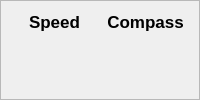
         <widget class="QFrame" name="frame_3">
          <property name="sizePolicy">
           <sizepolicy hsizetype="Preferred" vsizetype="Expanding">
            <horstretch>0</horstretch>
            <verstretch>0</verstretch>
           </sizepolicy>
          </property>
          <property name="minimumSize">
           <size>
            <width>0</width>
            <height>0</height>
           </size>
          </property>
          <property name="frameShape">
           <enum>QFrame::StyledPanel</enum>
          </property>
          <property name="frameShadow">
           <enum>QFrame::Raised</enum>
          </property>
          <layout class="QGridLayout" name="gridLayout_14">
           <item row="0" column="0">
            <widget class="QLabel" name="label_4">
             <property name="sizePolicy">
              <sizepolicy hsizetype="Preferred" vsizetype="Fixed">
               <horstretch>0</horstretch>
               <verstretch>0</verstretch>
              </sizepolicy>
             </property>
             <property name="font">
              <font>
               <pointsize>13</pointsize>
               <weight>75</weight>
               <bold>true</bold>
              </font>
             </property>
             <property name="text">
              <string>Speed</string>
             </property>
             <property name="alignment">
              <set>Qt::AlignCenter</set>
             </property>
            </widget>
           </item>
           <item row="0" column="2">
            <widget class="QLabel" name="label_6">
             <property name="sizePolicy">
              <sizepolicy hsizetype="Preferred" vsizetype="Fixed">
               <horstretch>0</horstretch>
               <verstretch>0</verstretch>
              </sizepolicy>
             </property>
             <property name="font">
              <font>
               <pointsize>13</pointsize>
               <weight>75</weight>
               <bold>true</bold>
              </font>
             </property>
             <property name="text">
              <string>Compass</string>
             </property>
             <property name="alignment">
              <set>Qt::AlignCenter</set>
             </property>
            </widget>
           </item>
           <item row="1" column="0" rowspan="2">
            <widget class="QFrame" name="frame_15">
             <property name="frameShape">
              <enum>QFrame::NoFrame</enum>
             </property>
             <property name="frameShadow">
              <enum>QFrame::Raised</enum>
             </property>
             <layout class="QGridLayout" name="gridLayout_26">
              <property name="leftMargin">
               <number>18</number>
              </property>
              <property name="topMargin">
               <number>24</number>
              </property>
              <property name="rightMargin">
               <number>18</number>
              </property>
              <property name="bottomMargin">
               <number>24</number>
              </property>
              <item row="0" column="0">
               <widget class="AnalogGaugeWidget" name="gps_speed_gauge" native="true">
                <property name="sizePolicy">
                 <sizepolicy hsizetype="Preferred" vsizetype="Expanding">
                  <horstretch>0</horstretch>
                  <verstretch>0</verstretch>
                 </sizepolicy>
                </property>
               </widget>
              </item>
             </layout>
            </widget>
           </item>
           <item row="1" column="2" rowspan="2">
            <widget class="QFrame" name="frame_16">
             <property name="frameShape">
              <enum>QFrame::NoFrame</enum>
             </property>
             <property name="frameShadow">
              <enum>QFrame::Raised</enum>
             </property>
             <layout class="QGridLayout" name="gridLayout_27">
              <property name="leftMargin">
               <number>18</number>
              </property>
              <property name="topMargin">
               <number>24</number>
              </property>
              <property name="rightMargin">
               <number>18</number>
              </property>
              <property name="bottomMargin">
               <number>24</number>
              </property>
              <item row="0" column="0">
               <widget class="Compasswidget" name="gps_compass" native="true">
                <property name="sizePolicy">
                 <sizepolicy hsizetype="Preferred" vsizetype="Expanding">
                  <horstretch>0</horstretch>
                  <verstretch>0</verstretch>
                 </sizepolicy>
                </property>
               </widget>
              </item>
             </layout>
            </widget>
           </item>
          </layout>
         </widget>
